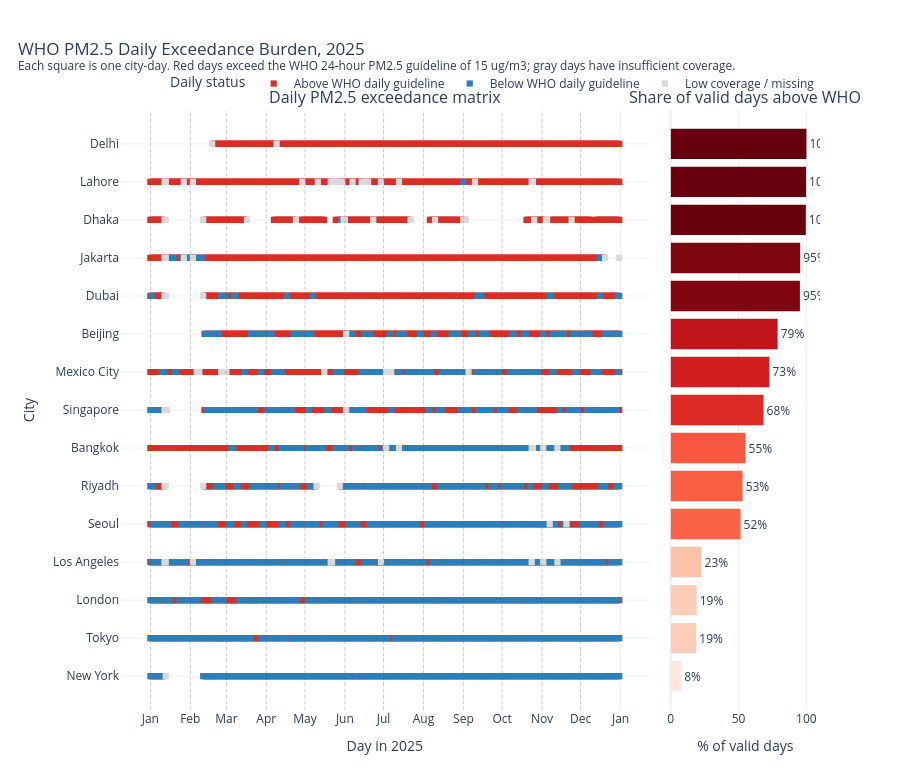

The code cell stored with this chart in its notebook:
### Code cell
daily_path = "data/processed/enriched/combined/combined_city_daily_enriched_2025.csv"
selected_main_path = (
    "data/processed/combined/city_selection/selected_cities_pm25_main.csv"
)

fig_exceedance, daily_exceedance_matrix, exceedance_summary = (
    make_and_save_pm25_exceedance_dot_matrix(
        daily_path=daily_path,
        selected_main_path=selected_main_path,
        figure_output_dir="outputs/figures",
        web_data_output_dir="web/data",
        who_threshold=15,
        min_valid_hours=10,
        analysis_year=2025,
    )
)

fig_exceedance.show()

### Figure 1 — Plotly figure (JSON) as saved in the notebook; plotly's stock layout.template omitted (floating-point values rounded to 4 significant figures; data arrays with more than 128 entries replaced by an {"elided": "..."} marker saying what was removed)
{"data": [{"hoverinfo": "text", "hovertext": {"elided": "3059 str values"}, "marker": {"color": "#d73027", "line": {"width": 0}, "size": 6.2, "symbol": "square"}, "mode": "markers", "name": "Above WHO daily guideline", "type": "scatter", "x": {"elided": "3059 str values"}, "xaxis": "x", "y": {"elided": "3059 str values"}, "yaxis": "y"}, {"hoverinfo": "text", "hovertext": {"elided": "1961 str values"}, "marker": {"color": "#2c7fb8", "line": {"width": 0}, "size": 6.2, "symbol": "square"}, "mode": "markers", "name": "Below WHO daily guideline", "type": "scatter", "x": {"elided": "1961 str values"}, "xaxis": "x", "y": {"elided": "1961 str values"}, "yaxis": "y"}, {"hoverinfo": "text", "hovertext": ["<b>Bangkok</b><br>Date: 2025-07-03<br>Status: Low coverage / missing<br>Daily mean PM2.5: 9.4 ug/m3<br>Daily median PM2.5: 9.4 ug/m3<br>Valid PM2.5 hours: 9<br>Coverage: 38.0%<br>Wind speed: 1.2 m/s<br>Temperature: 26.2 deg C", "<b>Bangkok</b><br>Date: 2025-07-13<br>Status: Low coverage / missing<br>Daily mean PM2.5: 9.6 ug/m3<br>Daily median PM2.5: 8.2 ug/m3<br>Valid PM2.5 hours: 9<br>Coverage: 38.0%<br>Wind speed: 1.7 m/s<br>Temperature: 29.0 deg C", "<b>Bangkok</b><br>Date: 2025-10-24<br>Status: Low coverage / missing<br>Daily mean PM2.5: 5.1 ug/m3<br>Daily median PM2.5: 4.4 ug/m3<br>Valid PM2.5 hours: 3<br>Coverage: 12.0%<br>Wind speed: 2.4 m/s<br>Temperature: 29.8 deg C", "<b>Bangkok</b><br>Date: 2025-10-25<br>Status: Low coverage / missing<br>Daily mean PM2.5: 11.5 ug/m3<br>Daily median PM2.5: 10.4 ug/m3<br>Valid PM2.5 hours: 6<br>Coverage: 25.0%<br>Wind speed: 1.6 m/s<br>Temperature: 26.2 deg C", "<b>Bangkok</b><br>Date: 2025-11-02<br>Status: Low coverage / missing<br>Daily mean PM2.5: 11.2 ug/m3<br>Daily median PM2.5: 8.1 ug/m3<br>Valid PM2.5 hours: 9<br>Coverage: 38.0%<br>Wind speed: 1.1 m/s<br>Temperature: 25.4 deg C", "<b>Bangkok</b><br>Date: 2025-11-13<br>Status: Low coverage / missing<br>Daily mean PM2.5: 20.3 ug/m3<br>Daily median PM2.5: 18.4 ug/m3<br>Valid PM2.5 hours: 7<br>Coverage: 29.0%<br>Wind speed: 1.4 m/s<br>Temperature: 27.1 deg C", "<b>Beijing</b><br>Date: 2025-06-02<br>Status: Low coverage / missing<br>Daily mean PM2.5: 8.8 ug/m3<br>Daily median PM2.5: 4.9 ug/m3<br>Valid PM2.5 hours: 9<br>Coverage: 38.0%<br>Wind speed: 4.3 m/s<br>Temperature: 25.3 deg C", "<b>Delhi</b><br>Date: 2025-02-18<br>Status: Low coverage / missing<br>Daily mean PM2.5: 87.1 ug/m3<br>Daily median PM2.5: 79.0 ug/m3<br>Valid PM2.5 hours: 4<br>Coverage: 17.0%<br>Wind speed: 2.2 m/s<br>Temperature: 16.2 deg C", "<b>Delhi</b><br>Date: 2025-04-09<br>Status: Low coverage / missing<br>Daily mean PM2.5: 139.2 ug/m3<br>Daily median PM2.5: 139.2 ug/m3<br>Valid PM2.5 hours: 1<br>Coverage: 4.0%<br>Wind speed: 2.8 m/s<br>Temperature: 26.1 deg C", "<b>Dhaka</b><br>Date: 2025-01-12<br>Status: Low coverage / missing<br>Daily mean PM2.5: 354.8 ug/m3<br>Daily median PM2.5: 353.3 ug/m3<br>Valid PM2.5 hours: 3<br>Coverage: 12.0%<br>Wind speed: 1.7 m/s<br>Temperature: 13.9 deg C", "<b>Dhaka</b><br>Date: 2025-01-13<br>Status: Low coverage / missing<br>Daily mean PM2.5: 307.6 ug/m3<br>Daily median PM2.5: 296.2 ug/m3<br>Valid PM2.5 hours: 7<br>Coverage: 29.0%<br>Wind speed: 1.5 m/s<br>Temperature: 15.6 deg C", "<b>Dhaka</b><br>Date: 2025-02-11<br>Status: Low coverage / missing<br>Daily mean PM2.5: 294.9 ug/m3<br>Daily median PM2.5: 294.2 ug/m3<br>Valid PM2.5 hours: 6<br>Coverage: 25.0%<br>Wind speed: 1.6 m/s<br>Temperature: 18.0 deg C", "<b>Dhaka</b><br>Date: 2025-03-17<br>Status: Low coverage / missing<br>Daily mean PM2.5: 51.0 ug/m3<br>Daily median PM2.5: 51.0 ug/m3<br>Valid PM2.5 hours: 4<br>Coverage: 17.0%<br>Wind speed: 2.1 m/s<br>Temperature: 26.9 deg C", "<b>Dhaka</b><br>Date: 2025-04-24<br>Status: Low coverage / missing<br>Daily mean PM2.5: 47.7 ug/m3<br>Daily median PM2.5: 47.8 ug/m3<br>Valid PM2.5 hours: 6<br>Coverage: 25.0%<br>Wind speed: 5.4 m/s<br>Temperature: 30.3 deg C", "<b>Dhaka</b><br>Date: 2025-05-31<br>Status: Low coverage / missing<br>Daily mean PM2.5: 43.3 ug/m3<br>Daily median PM2.5: 42.0 ug/m3<br>Valid PM2.5 hours: 9<br>Coverage: 38.0%<br>Wind speed: 4.5 m/s<br>Temperature: 28.2 deg C", "<b>Dhaka</b><br>Date: 2025-06-01<br>Status: Low coverage / missing<br>Daily mean PM2.5: 44.4 ug/m3<br>Daily median PM2.5: 46.7 ug/m3<br>Valid PM2.5 hours: 8<br>Coverage: 33.0%<br>Wind speed: 2.6 m/s<br>Temperature: 28.3 deg C", "<b>Dhaka</b><br>Date: 2025-06-23<br>Status: Low coverage / missing<br>Daily mean PM2.5: 34.9 ug/m3<br>Daily median PM2.5: 33.7 ug/m3<br>Valid PM2.5 hours: 3<br>Coverage: 12.0%<br>Wind speed: 2.4 m/s<br>Temperature: 28.2 deg C", "<b>Dhaka</b><br>Date: 2025-07-22<br>Status: Low coverage / missing<br>Daily mean PM2.5: 41.7 ug/m3<br>Daily median PM2.5: 46.0 ug/m3<br>Valid PM2.5 hours: 9<br>Coverage: 38.0%<br>Wind speed: 1.0 m/s<br>Temperature: 30.6 deg C", "<b>Dhaka</b><br>Date: 2025-08-10<br>Status: Low coverage / missing<br>Daily mean PM2.5: 13.5 ug/m3<br>Daily median PM2.5: 13.9 ug/m3<br>Valid PM2.5 hours: 8<br>Coverage: 33.0%<br>Wind speed: 3.6 m/s<br>Temperature: 30.1 deg C", "<b>Dhaka</b><br>Date: 2025-09-01<br>Status: Low coverage / missing<br>Daily mean PM2.5: 55.4 ug/m3<br>Daily median PM2.5: 54.5 ug/m3<br>Valid PM2.5 hours: 9<br>Coverage: 38.0%<br>Wind speed: 2.0 m/s<br>Temperature: 32.3 deg C", "<b>Dhaka</b><br>Date: 2025-09-03<br>Status: Low coverage / missing<br>Daily mean PM2.5: 16.6 ug/m3<br>Daily median PM2.5: 17.0 ug/m3<br>Valid PM2.5 hours: 5<br>Coverage: 21.0%<br>Wind speed: 3.2 m/s<br>Temperature: 30.4 deg C", "<b>Dhaka</b><br>Date: 2025-10-26<br>Status: Low coverage / missing<br>Daily mean PM2.5: 103.4 ug/m3<br>Daily median PM2.5: 76.2 ug/m3<br>Valid PM2.5 hours: 9<br>Coverage: 38.0%<br>Wind speed: 1.7 m/s<br>Temperature: 29.7 deg C", "<b>Dhaka</b><br>Date: 2025-11-04<br>Status: Low coverage / missing<br>Daily mean PM2.5: 51.3 ug/m3<br>Daily median PM2.5: 48.2 ug/m3<br>Valid PM2.5 hours: 9<br>Coverage: 38.0%<br>Wind speed: 2.7 m/s<br>Temperature: 27.3 deg C", "<b>Dhaka</b><br>Date: 2025-11-05<br>Status: Low coverage / missing<br>Daily mean PM2.5: 47.9 ug/m3<br>Daily median PM2.5: 47.9 ug/m3<br>Valid PM2.5 hours: 1<br>Coverage: 4.0%<br>Wind speed: 1.2 m/s<br>Temperature: 28.1 deg C", "<b>Dhaka</b><br>Date: 2025-11-24<br>Status: Low coverage / missing<br>Daily mean PM2.5: 208.2 ug/m3<br>Daily median PM2.5: 210.2 ug/m3<br>Valid PM2.5 hours: 6<br>Coverage: 25.0%<br>Wind speed: 1.7 m/s<br>Temperature: 16.8 deg C", "<b>Dubai</b><br>Date: 2025-01-12<br>Status: Low coverage / missing<br>Daily mean PM2.5: 29.3 ug/m3<br>Daily median PM2.5: 31.8 ug/m3<br>Valid PM2.5 hours: 3<br>Coverage: 12.0%<br>Wind speed: 3.5 m/s<br>Temperature: 13.6 deg C", "<b>Dubai</b><br>Date: 2025-01-13<br>Status: Low coverage / missing<br>Daily mean PM2.5: 44.0 ug/m3<br>Daily median PM2.5: 43.5 ug/m3<br>Valid PM2.5 hours: 7<br>Coverage: 29.0%<br>Wind speed: 2.8 m/s<br>Temperature: 18.5 deg C", "<b>Dubai</b><br>Date: 2025-02-11<br>Status: Low coverage / missing<br>Daily mean PM2.5: 40.0 ug/m3<br>Daily median PM2.5: 39.3 ug/m3<br>Valid PM2.5 hours: 6<br>Coverage: 25.0%<br>Wind speed: 3.2 m/s<br>Temperature: 17.0 deg C", "<b>Jakarta</b><br>Date: 2025-01-12<br>Status: Low coverage / missing<br>Daily mean PM2.5: 27.6 ug/m3<br>Daily median PM2.5: 31.4 ug/m3<br>Valid PM2.5 hours: 4<br>Coverage: 17.0%<br>Wind speed: 2.1 m/s<br>Temperature: 25.4 deg C", "<b>Jakarta</b><br>Date: 2025-01-13<br>Status: Low coverage / missing<br>Daily mean PM2.5: 36.2 ug/m3<br>Daily median PM2.5: 36.5 ug/m3<br>Valid PM2.5 hours: 9<br>Coverage: 38.0%<br>Wind speed: 2.5 m/s<br>Temperature: 24.9 deg C", "<b>Jakarta</b><br>Date: 2025-01-27<br>Status: Low coverage / missing<br>Daily mean PM2.5: 19.2 ug/m3<br>Daily median PM2.5: 20.8 ug/m3<br>Valid PM2.5 hours: 5<br>Coverage: 21.0%<br>Wind speed: 1.8 m/s<br>Temperature: 27.3 deg C", "<b>Jakarta</b><br>Date: 2025-02-03<br>Status: Low coverage / missing<br>Daily mean PM2.5: 17.8 ug/m3<br>Daily median PM2.5: 19.4 ug/m3<br>Valid PM2.5 hours: 5<br>Coverage: 21.0%<br>Wind speed: 1.6 m/s<br>Temperature: 25.6 deg C", "<b>Jakarta</b><br>Date: 2025-12-20<br>Status: Low coverage / missing<br>Daily mean PM2.5: 15.6 ug/m3<br>Daily median PM2.5: 14.8 ug/m3<br>Valid PM2.5 hours: 8<br>Coverage: 33.0%<br>Wind speed: 2.9 m/s<br>Temperature: 27.4 deg C", "<b>Jakarta</b><br>Date: 2025-12-31<br>Status: Low coverage / missing<br>Daily mean PM2.5: 2.4 ug/m3<br>Daily median PM2.5: 2.4 ug/m3<br>Valid PM2.5 hours: 1<br>Coverage: 4.0%<br>Wind speed: 2.7 m/s<br>Temperature: 22.8 deg C", "<b>Lahore</b><br>Date: 2025-01-12<br>Status: Low coverage / missing<br>Daily mean PM2.5: 184.7 ug/m3<br>Daily median PM2.5: 184.7 ug/m3<br>Valid PM2.5 hours: 2<br>Coverage: 8.0%<br>Wind speed: 1.0 m/s<br>Temperature: 9.6 deg C", "<b>Lahore</b><br>Date: 2025-01-13<br>Status: Low coverage / missing<br>Daily mean PM2.5: 96.6 ug/m3<br>Daily median PM2.5: 109.3 ug/m3<br>Valid PM2.5 hours: 3<br>Coverage: 12.0%<br>Wind speed: 1.8 m/s<br>Temperature: 15.5 deg C", "<b>Lahore</b><br>Date: 2025-01-27<br>Status: Low coverage / missing<br>Daily mean PM2.5: 138.4 ug/m3<br>Daily median PM2.5: 144.4 ug/m3<br>Valid PM2.5 hours: 6<br>Coverage: 25.0%<br>Wind speed: 1.2 m/s<br>Temperature: 13.5 deg C", "<b>Lahore</b><br>Date: 2025-02-03<br>Status: Low coverage / missing<br>Daily mean PM2.5: 128.5 ug/m3<br>Daily median PM2.5: 107.7 ug/m3<br>Valid PM2.5 hours: 5<br>Coverage: 21.0%<br>Wind speed: 1.5 m/s<br>Temperature: 13.8 deg C", "<b>Lahore</b><br>Date: 2025-04-29<br>Status: Low coverage / missing<br>Daily mean PM2.5: 60.7 ug/m3<br>Daily median PM2.5: 59.4 ug/m3<br>Valid PM2.5 hours: 9<br>Coverage: 38.0%<br>Wind speed: 2.3 m/s<br>Temperature: 35.5 deg C", "<b>Lahore</b><br>Date: 2025-05-11<br>Status: Low coverage / missing<br>Daily mean PM2.5: 67.2 ug/m3<br>Daily median PM2.5: 50.0 ug/m3<br>Valid PM2.5 hours: 9<br>Coverage: 38.0%<br>Wind speed: 1.5 m/s<br>Temperature: 27.1 deg C", "<b>Lahore</b><br>Date: 2025-05-21<br>Status: Low coverage / missing<br>Daily mean PM2.5: 39.0 ug/m3<br>Daily median PM2.5: 29.2 ug/m3<br>Valid PM2.5 hours: 5<br>Coverage: 21.0%<br>Wind speed: 2.3 m/s<br>Temperature: 37.7 deg C", "<b>Lahore</b><br>Date: 2025-05-22<br>Status: Low coverage / missing<br>Daily mean PM2.5: 27.0 ug/m3<br>Daily median PM2.5: 27.3 ug/m3<br>Valid PM2.5 hours: 9<br>Coverage: 38.0%<br>Wind speed: 3.5 m/s<br>Temperature: 33.9 deg C", "<b>Lahore</b><br>Date: 2025-05-23<br>Status: Low coverage / missing<br>Daily mean PM2.5: 37.2 ug/m3<br>Daily median PM2.5: 40.0 ug/m3<br>Valid PM2.5 hours: 9<br>Coverage: 38.0%<br>Wind speed: 2.1 m/s<br>Temperature: 34.4 deg C", "<b>Lahore</b><br>Date: 2025-05-26<br>Status: Low coverage / missing<br>Daily mean PM2.5: 38.8 ug/m3<br>Daily median PM2.5: 40.0 ug/m3<br>Valid PM2.5 hours: 9<br>Coverage: 38.0%<br>Wind speed: 1.5 m/s<br>Temperature: 34.3 deg C", "<b>Lahore</b><br>Date: 2025-05-27<br>Status: Low coverage / missing<br>Daily mean PM2.5: 52.0 ug/m3<br>Daily median PM2.5: 43.3 ug/m3<br>Valid PM2.5 hours: 8<br>Coverage: 33.0%<br>Wind speed: 2.0 m/s<br>Temperature: 35.8 deg C", "<b>Lahore</b><br>Date: 2025-05-30<br>Status: Low coverage / missing<br>Daily mean PM2.5: 22.2 ug/m3<br>Daily median PM2.5: 22.3 ug/m3<br>Valid PM2.5 hours: 9<br>Coverage: 38.0%<br>Wind speed: 2.9 m/s<br>Temperature: 31.3 deg C", "<b>Lahore</b><br>Date: 2025-06-07<br>Status: Low coverage / missing<br>Daily mean PM2.5: 46.0 ug/m3<br>Daily median PM2.5: 48.6 ug/m3<br>Valid PM2.5 hours: 7<br>Coverage: 29.0%<br>Wind speed: 1.7 m/s<br>Temperature: 36.7 deg C", "<b>Lahore</b><br>Date: 2025-06-14<br>Status: Low coverage / missing<br>Daily mean PM2.5: 33.1 ug/m3<br>Daily median PM2.5: 29.2 ug/m3<br>Valid PM2.5 hours: 9<br>Coverage: 38.0%<br>Wind speed: 1.4 m/s<br>Temperature: 35.1 deg C", "<b>Lahore</b><br>Date: 2025-06-17<br>Status: Low coverage / missing<br>Daily mean PM2.5: 27.7 ug/m3<br>Daily median PM2.5: 21.1 ug/m3<br>Valid PM2.5 hours: 9<br>Coverage: 38.0%<br>Wind speed: 1.7 m/s<br>Temperature: 30.1 deg C", "<b>Lahore</b><br>Date: 2025-06-19<br>Status: Low coverage / missing<br>Daily mean PM2.5: 44.6 ug/m3<br>Daily median PM2.5: 43.5 ug/m3<br>Valid PM2.5 hours: 6<br>Coverage: 25.0%<br>Wind speed: 2.3 m/s<br>Temperature: 33.8 deg C", "<b>Lahore</b><br>Date: 2025-06-29<br>Status: Low coverage / missing<br>Daily mean PM2.5: 8.7 ug/m3<br>Daily median PM2.5: 6.3 ug/m3<br>Valid PM2.5 hours: 3<br>Coverage: 12.0%<br>Wind speed: 1.5 m/s<br>Temperature: 35.8 deg C", "<b>Lahore</b><br>Date: 2025-07-13<br>Status: Low coverage / missing<br>Daily mean PM2.5: 74.0 ug/m3<br>Daily median PM2.5: 84.4 ug/m3<br>Valid PM2.5 hours: 8<br>Coverage: 33.0%<br>Wind speed: 1.2 m/s<br>Temperature: 29.4 deg C", "<b>Lahore</b><br>Date: 2025-09-10<br>Status: Low coverage / missing<br>Daily mean PM2.5: 26.0 ug/m3<br>Daily median PM2.5: 24.8 ug/m3<br>Valid PM2.5 hours: 5<br>Coverage: 21.0%<br>Wind speed: 1.8 m/s<br>Temperature: 25.8 deg C", "<b>Lahore</b><br>Date: 2025-10-24<br>Status: Low coverage / missing<br>Daily mean PM2.5: 142.5 ug/m3<br>Daily median PM2.5: 149.8 ug/m3<br>Valid PM2.5 hours: 3<br>Coverage: 12.0%<br>Wind speed: 1.1 m/s<br>Temperature: 26.2 deg C", "<b>Lahore</b><br>Date: 2025-10-25<br>Status: Low coverage / missing<br>Daily mean PM2.5: 186.6 ug/m3<br>Daily median PM2.5: 194.9 ug/m3<br>Valid PM2.5 hours: 6<br>Coverage: 25.0%<br>Wind speed: 0.8 m/s<br>Temperature: 21.6 deg C", "<b>Los Angeles</b><br>Date: 2025-01-12<br>Status: Low coverage / missing<br>Daily mean PM2.5: 4.2 ug/m3<br>Daily median PM2.5: 4.2 ug/m3<br>Valid PM2.5 hours: 4<br>Coverage: 17.0%<br>Wind speed: 2.6 m/s<br>Temperature: 13.8 deg C", "<b>Los Angeles</b><br>Date: 2025-01-13<br>Status: Low coverage / missing<br>Daily mean PM2.5: 4.3 ug/m3<br>Daily median PM2.5: 4.3 ug/m3<br>Valid PM2.5 hours: 4<br>Coverage: 17.0%<br>Wind speed: 4.1 m/s<br>Temperature: 10.8 deg C", "<b>Los Angeles</b><br>Date: 2025-02-03<br>Status: Low coverage / missing<br>Daily mean PM2.5: 21.7 ug/m3<br>Daily median PM2.5: 21.1 ug/m3<br>Valid PM2.5 hours: 8<br>Coverage: 33.0%<br>Wind speed: 1.0 m/s<br>Temperature: 16.9 deg C", "<b>Los Angeles</b><br>Date: 2025-05-21<br>Status: Low coverage / missing<br>Daily mean PM2.5: 8.9 ug/m3<br>Daily median PM2.5: 9.6 ug/m3<br>Valid PM2.5 hours: 9<br>Coverage: 38.0%<br>Wind speed: 1.0 m/s<br>Temperature: 24.7 deg C", "<b>Los Angeles</b><br>Date: 2025-05-22<br>Status: Low coverage / missing<br>Daily mean PM2.5: 11.5 ug/m3<br>Daily median PM2.5: 12.2 ug/m3<br>Valid PM2.5 hours: 6<br>Coverage: 25.0%<br>Wind speed: 1.3 m/s<br>Temperature: 23.0 deg C", "<b>Los Angeles</b><br>Date: 2025-06-29<br>Status: Low coverage / missing<br>Daily mean PM2.5: 10.6 ug/m3<br>Daily median PM2.5: 10.1 ug/m3<br>Valid PM2.5 hours: 7<br>Coverage: 29.0%<br>Wind speed: 1.1 m/s<br>Temperature: 25.5 deg C", "<b>Los Angeles</b><br>Date: 2025-10-24<br>Status: Low coverage / missing<br>Daily mean PM2.5: 11.0 ug/m3<br>Daily median PM2.5: 11.0 ug/m3<br>Valid PM2.5 hours: 2<br>Coverage: 8.0%<br>Wind speed: 0.7 m/s<br>Temperature: 15.8 deg C", "<b>Los Angeles</b><br>Date: 2025-11-02<br>Status: Low coverage / missing<br>Daily mean PM2.5: 23.5 ug/m3<br>Daily median PM2.5: 25.6 ug/m3<br>Valid PM2.5 hours: 9<br>Coverage: 38.0%<br>Wind speed: 0.9 m/s<br>Temperature: 18.8 deg C", "<b>Los Angeles</b><br>Date: 2025-11-13<br>Status: Low coverage / missing<br>Daily mean PM2.5: 16.4 ug/m3<br>Daily median PM2.5: 16.0 ug/m3<br>Valid PM2.5 hours: 5<br>Coverage: 21.0%<br>Wind speed: 0.9 m/s<br>Temperature: 16.5 deg C", "<b>Mexico City</b><br>Date: 2025-02-06<br>Status: Low coverage / missing<br>Daily mean PM2.5: 22.6 ug/m3<br>Daily median PM2.5: 19.0 ug/m3<br>Valid PM2.5 hours: 9<br>Coverage: 38.0%<br>Wind speed: 1.4 m/s<br>Temperature: 21.6 deg C", "<b>Mexico City</b><br>Date: 2025-02-08<br>Status: Low coverage / missing<br>Daily mean PM2.5: 17.8 ug/m3<br>Daily median PM2.5: 18.0 ug/m3<br>Valid PM2.5 hours: 6<br>Coverage: 25.0%<br>Wind speed: 2.1 m/s<br>Temperature: 19.3 deg C", "<b>Mexico City</b><br>Date: 2025-02-25<br>Status: Low coverage / missing<br>Daily mean PM2.5: 16.3 ug/m3<br>Daily median PM2.5: 17.0 ug/m3<br>Valid PM2.5 hours: 7<br>Coverage: 29.0%<br>Wind speed: 2.1 m/s<br>Temperature: 20.9 deg C", "<b>Mexico City</b><br>Date: 2025-03-01<br>Status: Low coverage / missing<br>Daily mean PM2.5: 27.9 ug/m3<br>Daily median PM2.5: 29.0 ug/m3<br>Valid PM2.5 hours: 7<br>Coverage: 29.0%<br>Wind speed: 1.3 m/s<br>Temperature: 13.3 deg C", "<b>Mexico City</b><br>Date: 2025-05-16<br>Status: Low coverage / missing<br>Daily mean PM2.5: 22.0 ug/m3<br>Daily median PM2.5: 21.5 ug/m3<br>Valid PM2.5 hours: 6<br>Coverage: 25.0%<br>Wind speed: 2.3 m/s<br>Temperature: 26.2 deg C", "<b>Mexico City</b><br>Date: 2025-07-03<br>Status: Low coverage / missing<br>Daily mean PM2.5: 10.6 ug/m3<br>Daily median PM2.5: 7.5 ug/m3<br>Valid PM2.5 hours: 8<br>Coverage: 33.0%<br>Wind speed: 0.6 m/s<br>Temperature: 14.2 deg C", "<b>Mexico City</b><br>Date: 2025-07-07<br>Status: Low coverage / missing<br>Daily mean PM2.5: 16.9 ug/m3<br>Daily median PM2.5: 17.0 ug/m3<br>Valid PM2.5 hours: 9<br>Coverage: 38.0%<br>Wind speed: 1.4 m/s<br>Temperature: 17.5 deg C", "<b>Mexico City</b><br>Date: 2025-09-05<br>Status: Low coverage / missing<br>Daily mean PM2.5: 22.4 ug/m3<br>Daily median PM2.5: 23.0 ug/m3<br>Valid PM2.5 hours: 4<br>Coverage: 17.0%<br>Wind speed: 0.7 m/s<br>Temperature: 16.6 deg C", "<b>New York</b><br>Date: 2025-01-13<br>Status: Low coverage / missing<br>Daily mean PM2.5: 18.1 ug/m3<br>Daily median PM2.5: 18.0 ug/m3<br>Valid PM2.5 hours: 7<br>Coverage: 29.0%<br>Wind speed: 4.1 m/s<br>Temperature: 4.5 deg C", "<b>Riyadh</b><br>Date: 2025-01-12<br>Status: Low coverage / missing<br>Daily mean PM2.5: 32.0 ug/m3<br>Daily median PM2.5: 32.3 ug/m3<br>Valid PM2.5 hours: 3<br>Coverage: 12.0%<br>Wind speed: 2.1 m/s<br>Temperature: 12.6 deg C", "<b>Riyadh</b><br>Date: 2025-01-13<br>Status: Low coverage / missing<br>Daily mean PM2.5: 30.8 ug/m3<br>Daily median PM2.5: 31.8 ug/m3<br>Valid PM2.5 hours: 7<br>Coverage: 29.0%<br>Wind speed: 1.8 m/s<br>Temperature: 8.5 deg C", "<b>Riyadh</b><br>Date: 2025-02-11<br>Status: Low coverage / missing<br>Daily mean PM2.5: 14.7 ug/m3<br>Daily median PM2.5: 14.3 ug/m3<br>Valid PM2.5 hours: 6<br>Coverage: 25.0%<br>Wind speed: 4.3 m/s<br>Temperature: 18.0 deg C", "<b>Riyadh</b><br>Date: 2025-05-10<br>Status: Low coverage / missing<br>Daily mean PM2.5: 33.1 ug/m3<br>Daily median PM2.5: 5.8 ug/m3<br>Valid PM2.5 hours: 8<br>Coverage: 33.0%<br>Wind speed: 1.3 m/s<br>Temperature: 36.6 deg C", "<b>Riyadh</b><br>Date: 2025-05-28<br>Status: Low coverage / missing<br>Daily mean PM2.5: 11.1 ug/m3<br>Daily median PM2.5: 11.2 ug/m3<br>Valid PM2.5 hours: 8<br>Coverage: 33.0%<br>Wind speed: 1.6 m/s<br>Temperature: 34.1 deg C", "<b>Seoul</b><br>Date: 2025-11-07<br>Status: Low coverage / missing<br>Daily mean PM2.5: 25.6 ug/m3<br>Daily median PM2.5: 25.5 ug/m3<br>Valid PM2.5 hours: 8<br>Coverage: 33.0%<br>Wind speed: 1.3 m/s<br>Temperature: 11.4 deg C", "<b>Seoul</b><br>Date: 2025-11-20<br>Status: Low coverage / missing<br>Daily mean PM2.5: 24.0 ug/m3<br>Daily median PM2.5: 24.0 ug/m3<br>Valid PM2.5 hours: 1<br>Coverage: 4.0%<br>Wind speed: 2.8 m/s<br>Temperature: 5.7 deg C", "<b>Singapore</b><br>Date: 2025-01-12<br>Status: Low coverage / missing<br>Daily mean PM2.5: 9.6 ug/m3<br>Daily median PM2.5: 9.4 ug/m3<br>Valid PM2.5 hours: 4<br>Coverage: 17.0%<br>Wind speed: 4.8 m/s<br>Temperature: 24.5 deg C", "<b>Singapore</b><br>Date: 2025-01-14<br>Status: Low coverage / missing<br>Daily mean PM2.5: 8.3 ug/m3<br>Daily median PM2.5: 7.2 ug/m3<br>Valid PM2.5 hours: 7<br>Coverage: 29.0%<br>Wind speed: 3.3 m/s<br>Temperature: 23.9 deg C", "<b>Singapore</b><br>Date: 2025-06-02<br>Status: Low coverage / missing<br>Daily mean PM2.5: 16.8 ug/m3<br>Daily median PM2.5: 18.7 ug/m3<br>Valid PM2.5 hours: 9<br>Coverage: 38.0%<br>Wind speed: 3.1 m/s<br>Temperature: 31.3 deg C"], "marker": {"color": "#d9d9d9", "line": {"width": 0}, "size": 6.2, "symbol": "square"}, "mode": "markers", "name": "Low coverage / missing", "type": "scatter", "x": ["2025-07-03T00:00:00.000000", "2025-07-13T00:00:00.000000", "2025-10-24T00:00:00.000000", "2025-10-25T00:00:00.000000", "2025-11-02T00:00:00.000000", "2025-11-13T00:00:00.000000", "2025-06-02T00:00:00.000000", "2025-02-18T00:00:00.000000", "2025-04-09T00:00:00.000000", "2025-01-12T00:00:00.000000", "2025-01-13T00:00:00.000000", "2025-02-11T00:00:00.000000", "2025-03-17T00:00:00.000000", "2025-04-24T00:00:00.000000", "2025-05-31T00:00:00.000000", "2025-06-01T00:00:00.000000", "2025-06-23T00:00:00.000000", "2025-07-22T00:00:00.000000", "2025-08-10T00:00:00.000000", "2025-09-01T00:00:00.000000", "2025-09-03T00:00:00.000000", "2025-10-26T00:00:00.000000", "2025-11-04T00:00:00.000000", "2025-11-05T00:00:00.000000", "2025-11-24T00:00:00.000000", "2025-01-12T00:00:00.000000", "2025-01-13T00:00:00.000000", "2025-02-11T00:00:00.000000", "2025-01-12T00:00:00.000000", "2025-01-13T00:00:00.000000", "2025-01-27T00:00:00.000000", "2025-02-03T00:00:00.000000", "2025-12-20T00:00:00.000000", "2025-12-31T00:00:00.000000", "2025-01-12T00:00:00.000000", "2025-01-13T00:00:00.000000", "2025-01-27T00:00:00.000000", "2025-02-03T00:00:00.000000", "2025-04-29T00:00:00.000000", "2025-05-11T00:00:00.000000", "2025-05-21T00:00:00.000000", "2025-05-22T00:00:00.000000", "2025-05-23T00:00:00.000000", "2025-05-26T00:00:00.000000", "2025-05-27T00:00:00.000000", "2025-05-30T00:00:00.000000", "2025-06-07T00:00:00.000000", "2025-06-14T00:00:00.000000", "2025-06-17T00:00:00.000000", "2025-06-19T00:00:00.000000", "2025-06-29T00:00:00.000000", "2025-07-13T00:00:00.000000", "2025-09-10T00:00:00.000000", "2025-10-24T00:00:00.000000", "2025-10-25T00:00:00.000000", "2025-01-12T00:00:00.000000", "2025-01-13T00:00:00.000000", "2025-02-03T00:00:00.000000", "2025-05-21T00:00:00.000000", "2025-05-22T00:00:00.000000", "2025-06-29T00:00:00.000000", "2025-10-24T00:00:00.000000", "2025-11-02T00:00:00.000000", "2025-11-13T00:00:00.000000", "2025-02-06T00:00:00.000000", "2025-02-08T00:00:00.000000", "2025-02-25T00:00:00.000000", "2025-03-01T00:00:00.000000", "2025-05-16T00:00:00.000000", "2025-07-03T00:00:00.000000", "2025-07-07T00:00:00.000000", "2025-09-05T00:00:00.000000", "2025-01-13T00:00:00.000000", "2025-01-12T00:00:00.000000", "2025-01-13T00:00:00.000000", "2025-02-11T00:00:00.000000", "2025-05-10T00:00:00.000000", "2025-05-28T00:00:00.000000", "2025-11-07T00:00:00.000000", "2025-11-20T00:00:00.000000", "2025-01-12T00:00:00.000000", "2025-01-14T00:00:00.000000", "2025-06-02T00:00:00.000000"], "xaxis": "x", "y": ["Bangkok", "Bangkok", "Bangkok", "Bangkok", "Bangkok", "Bangkok", "Beijing", "Delhi", "Delhi", "Dhaka", "Dhaka", "Dhaka", "Dhaka", "Dhaka", "Dhaka", "Dhaka", "Dhaka", "Dhaka", "Dhaka", "Dhaka", "Dhaka", "Dhaka", "Dhaka", "Dhaka", "Dhaka", "Dubai", "Dubai", "Dubai", "Jakarta", "Jakarta", "Jakarta", "Jakarta", "Jakarta", "Jakarta", "Lahore", "Lahore", "Lahore", "Lahore", "Lahore", "Lahore", "Lahore", "Lahore", "Lahore", "Lahore", "Lahore", "Lahore", "Lahore", "Lahore", "Lahore", "Lahore", "Lahore", "Lahore", "Lahore", "Lahore", "Lahore", "Los Angeles", "Los Angeles", "Los Angeles", "Los Angeles", "Los Angeles", "Los Angeles", "Los Angeles", "Los Angeles", "Los Angeles", "Mexico City", "Mexico City", "Mexico City", "Mexico City", "Mexico City", "Mexico City", "Mexico City", "Mexico City", "New York", "Riyadh", "Riyadh", "Riyadh", "Riyadh", "Riyadh", "Seoul", "Seoul", "Singapore", "Singapore", "Singapore"], "yaxis": "y"}, {"hoverinfo": "text", "hovertext": ["<b>Delhi</b><br>Valid days: 314<br>Exceedance days: 314<br>Exceedance share: 100.0%<br>Longest streak: 265 days<br>Median PM2.5: 62.6 ug/m3", "<b>Lahore</b><br>Valid days: 344<br>Exceedance days: 343<br>Exceedance share: 99.7%<br>Longest streak: 84 days<br>Median PM2.5: 57.1 ug/m3", "<b>Dhaka</b><br>Valid days: 222<br>Exceedance days: 221<br>Exceedance share: 99.5%<br>Longest streak: 34 days<br>Median PM2.5: 68.2 ug/m3", "<b>Jakarta</b><br>Valid days: 349<br>Exceedance days: 333<br>Exceedance share: 95.4%<br>Longest streak: 308 days<br>Median PM2.5: 45.0 ug/m3", "<b>Dubai</b><br>Valid days: 334<br>Exceedance days: 318<br>Exceedance share: 95.2%<br>Longest streak: 127 days<br>Median PM2.5: 35.0 ug/m3", "<b>Beijing</b><br>Valid days: 321<br>Exceedance days: 253<br>Exceedance share: 78.8%<br>Longest streak: 26 days<br>Median PM2.5: 30.9 ug/m3", "<b>Mexico City</b><br>Valid days: 345<br>Exceedance days: 251<br>Exceedance share: 72.8%<br>Longest streak: 29 days<br>Median PM2.5: 18.5 ug/m3", "<b>Singapore</b><br>Valid days: 333<br>Exceedance days: 228<br>Exceedance share: 68.5%<br>Longest streak: 28 days<br>Median PM2.5: 18.4 ug/m3", "<b>Bangkok</b><br>Valid days: 359<br>Exceedance days: 198<br>Exceedance share: 55.2%<br>Longest streak: 63 days<br>Median PM2.5: 15.8 ug/m3", "<b>Riyadh</b><br>Valid days: 315<br>Exceedance days: 167<br>Exceedance share: 53.0%<br>Longest streak: 24 days<br>Median PM2.5: 13.9 ug/m3", "<b>Seoul</b><br>Valid days: 363<br>Exceedance days: 187<br>Exceedance share: 51.5%<br>Longest streak: 13 days<br>Median PM2.5: 14.5 ug/m3", "<b>Los Angeles</b><br>Valid days: 356<br>Exceedance days: 81<br>Exceedance share: 22.8%<br>Longest streak: 8 days<br>Median PM2.5: 9.7 ug/m3", "<b>London</b><br>Valid days: 365<br>Exceedance days: 70<br>Exceedance share: 19.2%<br>Longest streak: 12 days<br>Median PM2.5: 7.4 ug/m3", "<b>Tokyo</b><br>Valid days: 365<br>Exceedance days: 69<br>Exceedance share: 18.9%<br>Longest streak: 7 days<br>Median PM2.5: 9.0 ug/m3", "<b>New York</b><br>Valid days: 335<br>Exceedance days: 26<br>Exceedance share: 7.8%<br>Longest streak: 4 days<br>Median PM2.5: 5.2 ug/m3"], "marker": {"cmax": 100, "cmin": 0, "color": [100.0, 99.71, 99.55, 95.42, 95.21, 78.82, 72.75, 68.47, 55.15, 53.02, 51.52, 22.75, 19.18, 18.9, 7.761], "colorscale": [[0, "rgb(255,245,240)"], [0.125, "rgb(254,224,210)"], [0.25, "rgb(252,187,161)"], [0.375, "rgb(252,146,114)"], [0.5, "rgb(251,106,74)"], [0.625, "rgb(239,59,44)"], [0.75, "rgb(203,24,29)"], [0.875, "rgb(165,15,21)"], [1, "rgb(103,0,13)"]], "line": {"width": 0}}, "name": "Exceedance burden", "orientation": "h", "showlegend": false, "text": ["100%", "100%", "100%", "95%", "95%", "79%", "73%", "68%", "55%", "53%", "52%", "23%", "19%", "19%", "8%"], "textposition": "outside", "type": "bar", "x": [100.0, 99.71, 99.55, 95.42, 95.21, 78.82, 72.75, 68.47, 55.15, 53.02, 51.52, 22.75, 19.18, 18.9, 7.761], "xaxis": "x2", "y": ["Delhi", "Lahore", "Dhaka", "Jakarta", "Dubai", "Beijing", "Mexico City", "Singapore", "Bangkok", "Riyadh", "Seoul", "Los Angeles", "London", "Tokyo", "New York"], "yaxis": "y2"}], "layout": {"annotations": [{"font": {"size": 16}, "showarrow": false, "text": "Daily PM2.5 exceedance matrix", "x": 0.3783, "xanchor": "center", "xref": "paper", "y": 1, "yanchor": "bottom", "yref": "paper"}, {"font": {"size": 16}, "showarrow": false, "text": "Share of valid days above WHO", "x": 0.8933, "xanchor": "center", "xref": "paper", "y": 1, "yanchor": "bottom", "yref": "paper"}], "height": 780, "legend": {"orientation": "h", "title": {"text": "Daily status"}, "x": 1, "xanchor": "right", "y": 1.02, "yanchor": "bottom"}, "margin": {"b": 70, "l": 120, "r": 80, "t": 110}, "shapes": [{"line": {"color": "rgba(80,80,80,0.35)", "dash": "dot", "width": 0.6}, "type": "line", "x0": "2025-01-01T00:00:00", "x1": "2025-01-01T00:00:00", "xref": "x", "y0": 0, "y1": 1, "yref": "y domain"}, {"line": {"color": "rgba(80,80,80,0.35)", "dash": "dot", "width": 0.6}, "type": "line", "x0": "2025-02-01T00:00:00", "x1": "2025-02-01T00:00:00", "xref": "x", "y0": 0, "y1": 1, "yref": "y domain"}, {"line": {"color": "rgba(80,80,80,0.35)", "dash": "dot", "width": 0.6}, "type": "line", "x0": "2025-03-01T00:00:00", "x1": "2025-03-01T00:00:00", "xref": "x", "y0": 0, "y1": 1, "yref": "y domain"}, {"line": {"color": "rgba(80,80,80,0.35)", "dash": "dot", "width": 0.6}, "type": "line", "x0": "2025-04-01T00:00:00", "x1": "2025-04-01T00:00:00", "xref": "x", "y0": 0, "y1": 1, "yref": "y domain"}, {"line": {"color": "rgba(80,80,80,0.35)", "dash": "dot", "width": 0.6}, "type": "line", "x0": "2025-05-01T00:00:00", "x1": "2025-05-01T00:00:00", "xref": "x", "y0": 0, "y1": 1, "yref": "y domain"}, {"line": {"color": "rgba(80,80,80,0.35)", "dash": "dot", "width": 0.6}, "type": "line", "x0": "2025-06-01T00:00:00", "x1": "2025-06-01T00:00:00", "xref": "x", "y0": 0, "y1": 1, "yref": "y domain"}, {"line": {"color": "rgba(80,80,80,0.35)", "dash": "dot", "width": 0.6}, "type": "line", "x0": "2025-07-01T00:00:00", "x1": "2025-07-01T00:00:00", "xref": "x", "y0": 0, "y1": 1, "yref": "y domain"}, {"line": {"color": "rgba(80,80,80,0.35)", "dash": "dot", "width": 0.6}, "type": "line", "x0": "2025-08-01T00:00:00", "x1": "2025-08-01T00:00:00", "xref": "x", "y0": 0, "y1": 1, "yref": "y domain"}, {"line": {"color": "rgba(80,80,80,0.35)", "dash": "dot", "width": 0.6}, "type": "line", "x0": "2025-09-01T00:00:00", "x1": "2025-09-01T00:00:00", "xref": "x", "y0": 0, "y1": 1, "yref": "y domain"}, {"line": {"color": "rgba(80,80,80,0.35)", "dash": "dot", "width": 0.6}, "type": "line", "x0": "2025-10-01T00:00:00", "x1": "2025-10-01T00:00:00", "xref": "x", "y0": 0, "y1": 1, "yref": "y domain"}, {"line": {"color": "rgba(80,80,80,0.35)", "dash": "dot", "width": 0.6}, "type": "line", "x0": "2025-11-01T00:00:00", "x1": "2025-11-01T00:00:00", "xref": "x", "y0": 0, "y1": 1, "yref": "y domain"}, {"line": {"color": "rgba(80,80,80,0.35)", "dash": "dot", "width": 0.6}, "type": "line", "x0": "2025-12-01T00:00:00", "x1": "2025-12-01T00:00:00", "xref": "x", "y0": 0, "y1": 1, "yref": "y domain"}], "title": {"text": "WHO PM2.5 Daily Exceedance Burden, 2025<br><sup>Each square is one city-day. Red days exceed the WHO 24-hour PM2.5 guideline of 15 ug/m3; gray days have insufficient coverage.</sup>", "x": 0.02, "xanchor": "left"}, "xaxis": {"anchor": "y", "domain": [0, 0.7566], "dtick": "M1", "tickformat": "%b", "title": {"text": "Day in 2025"}}, "xaxis2": {"anchor": "y2", "domain": [0.7866, 1], "range": [0, 110], "title": {"text": "% of valid days"}}, "yaxis": {"anchor": "x", "categoryarray": ["New York", "Tokyo", "London", "Los Angeles", "Seoul", "Riyadh", "Bangkok", "Singapore", "Mexico City", "Beijing", "Dubai", "Jakarta", "Dhaka", "Lahore", "Delhi"], "categoryorder": "array", "domain": [0, 1], "title": {"text": "City"}}, "yaxis2": {"anchor": "x2", "categoryarray": ["New York", "Tokyo", "London", "Los Angeles", "Seoul", "Riyadh", "Bangkok", "Singapore", "Mexico City", "Beijing", "Dubai", "Jakarta", "Dhaka", "Lahore", "Delhi"], "categoryorder": "array", "domain": [0, 1], "matches": "y", "showticklabels": false}}}
